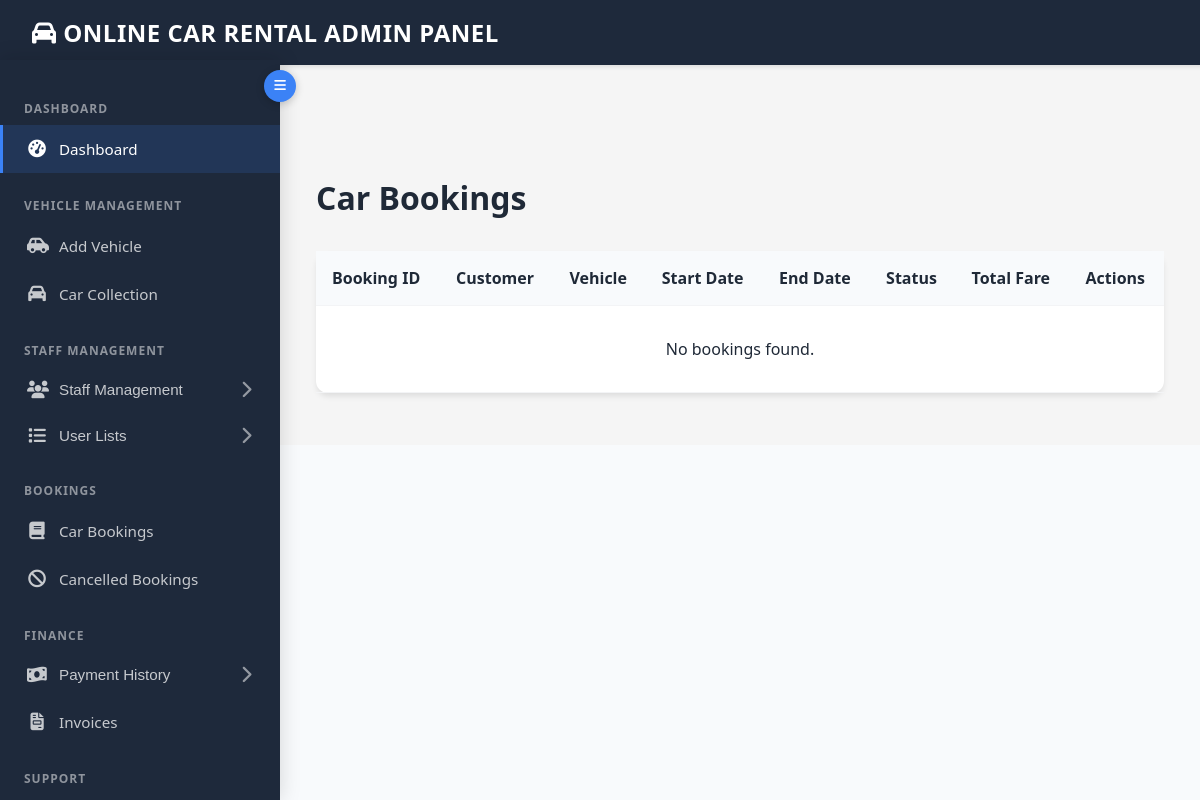
The app's page /admin/carbookings.php (signed in), older data.
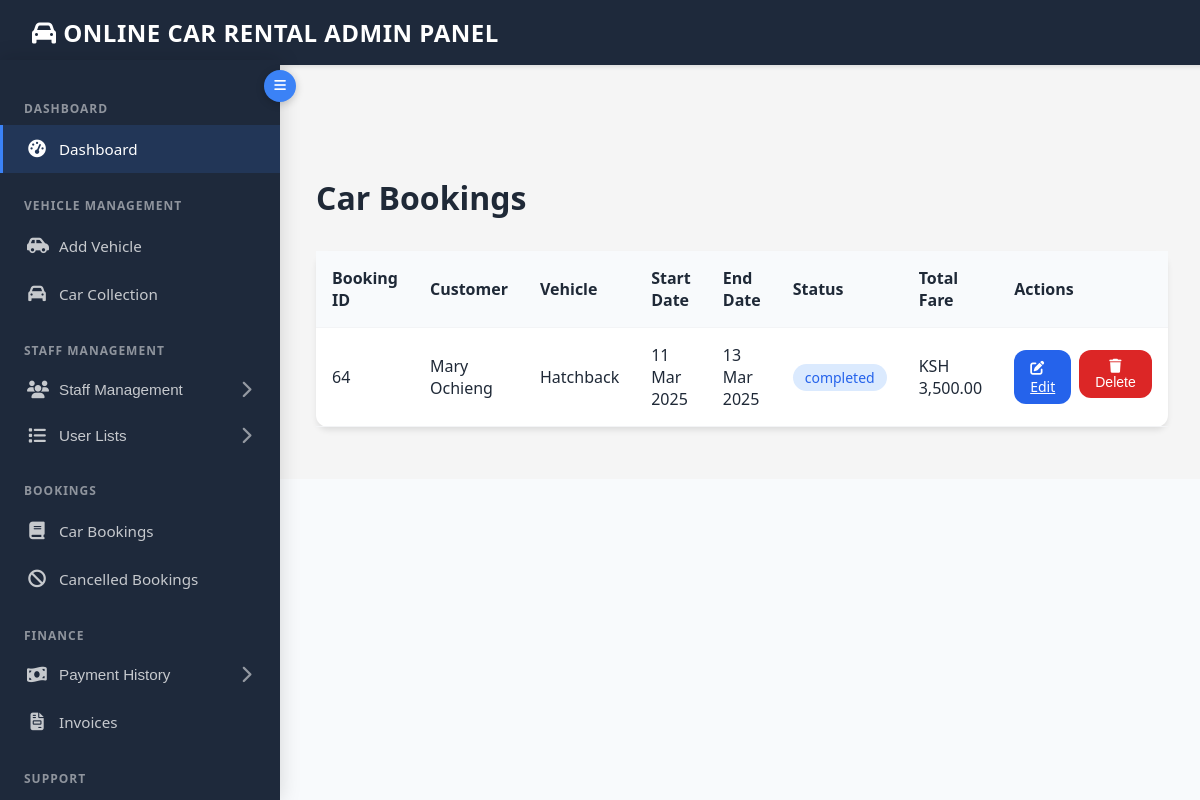
The same page, newer data.
### tables this page shows
CREATE TABLE `bookings` (
  `booking_id` int(11) NOT NULL,
  `vehicle_id` int(11) NOT NULL,
  `customer_id` int(11) NOT NULL,
  `start_date` date NOT NULL,
  `end_date` date NOT NULL,
  `pick_up_location` varchar(255) NOT NULL,
  `pick_up_time` time NOT NULL,
  `car_type` varchar(50) NOT NULL,
  `charge_type` varchar(50) NOT NULL,
  `driver_option` enum('yes','no') NOT NULL,
  `total_fare` decimal(10,2) NOT NULL,
  `advance_deposit` decimal(10,2) NOT NULL,
  `booking_status` enum('active','pending','completed') DEFAULT 'pending',
  `registration_no` varchar(50) NOT NULL,
  `model_name` varchar(100) NOT NULL,
  `created_at` timestamp NOT NULL DEFAULT current_timestamp(),
  `booking_date` date DEFAULT curdate(),
  `invoice_number` varchar(255) DEFAULT NULL,
  `additional_charges` decimal(10,2) DEFAULT 0.00,
  `kilometers` int(11) DEFAULT NULL,
  `due_payment` decimal(10,2) DEFAULT 0.00,
  `due_payment_status` enum('paid','pending','canceled') DEFAULT 'pending',
  `return_date` timestamp NULL DEFAULT NULL
);

CREATE TABLE `customers` (
  `id` int(11) NOT NULL,
  `full_name` varchar(100) NOT NULL,
  `email` varchar(100) NOT NULL,
  `status` enum('active','inactive','suspended','pending') NOT NULL DEFAULT 'active',
  `last_logout` datetime DEFAULT NULL,
  `password` varchar(255) NOT NULL,
  `mobile` varchar(12) NOT NULL,
  `gender` enum('male','female','other') NOT NULL,
  `dob` date NOT NULL,
  `occupation` varchar(100) NOT NULL,
  `residence` varchar(100) NOT NULL,
  `created_at` timestamp NOT NULL DEFAULT current_timestamp(),
  `profile_picture` varchar(255) DEFAULT 'default_profile.png',
  `remember_token` varchar(255) DEFAULT NULL,
  `last_login` datetime DEFAULT NULL,
  `reset_token` varchar(255) DEFAULT NULL,
  `token_expiration` datetime DEFAULT NULL
);

CREATE TABLE `vehicles` (
  `vehicle_id` int(11) NOT NULL,
  `registration_no` varchar(8) NOT NULL,
  `model_name` varchar(100) NOT NULL,
  `description` text NOT NULL,
  `availability_status` enum('Available','Unavailable') NOT NULL,
  `photo` varchar(255) DEFAULT NULL,
  `created_at` timestamp NOT NULL DEFAULT current_timestamp(),
  `price_per_day` decimal(10,2) NOT NULL,
  `ac_price_per_day` decimal(10,2) DEFAULT NULL,
  `non_ac_price_per_day` decimal(10,2) DEFAULT NULL,
  `km_price` decimal(10,2) DEFAULT NULL,
  `discount_percentage` decimal(5,2) DEFAULT 0.00,
  `status_reason` enum('Booked','Under Service') DEFAULT NULL,
  `original_price_per_day` decimal(10,2) DEFAULT NULL,
  `original_ac_price_per_day` decimal(10,2) DEFAULT NULL,
  `original_non_ac_price_per_day` decimal(10,2) DEFAULT NULL,
  `original_km_price` decimal(10,2) DEFAULT NULL
);

### admin/carbookings.php (the view, shortened to what this page needs)
<?php
require_once 'include/db_connection.php';
$query = "SELECT b.*, v.model_name, c.full_name as customer_name
          FROM bookings b
          JOIN vehicles v ON b.vehicle_id = v.vehicle_id
          JOIN customers c ON b.customer_id = c.id
          ORDER BY b.booking_date DESC";
$result = $conn->query($query);
?>
<!DOCTYPE html>
<html lang="en">
<head>
    <link href="https://cdnjs.cloudflare.com/ajax/libs/font-awesome/6.0.0/css/all.min.css" rel="stylesheet">
    <link href="assets/css/carbookings.css" rel="stylesheet">
</head>
<body>
     <nav class="navbar">
       <a href="dashboard.php" class="navbar-brand">
        <i class="fas fa-car"></i><b>
                Online Car Rental Admin Panel</b></a>
    </nav>
    <?php include('include/sidebar.php') ?><main class="main-content">
    <div class="container">
        <h1>Car Bookings</h1>
        <table class="bookings-table">
            <thead>
                <tr>
                    <th>Booking ID</th>
                    <th>Customer</th>
                    <th>Vehicle</th>
                    <th>Start Date</th>
                    <th>End Date</th>
                    <th>Status</th>
                    <th>Total Fare</th>
                    <th>Actions</th>
                </tr>
            </thead>
            <tbody>
                <?php while($row = $result->fetch_assoc()): ?>
                    <tr>
                        <td><?php echo $row['booking_id']; ?></td>
                        <td><?php echo htmlspecialchars($row['customer_name']); ?></td>
                        <td><?php echo htmlspecialchars($row['model_name']); ?></td>
                        <td><?php echo date('d M Y', strtotime($row['start_date'])); ?></td>
                        <td><?php echo date('d M Y', strtotime($row['end_date'])); ?></td>
                        <td>
                            <span class="status-badge status-<?php echo isset($row['booking_status']) ? strtolower($row['booking_status']) : 'unknown'; ?>">
                                <?php echo isset($row['booking_status']) ? $row['booking_status'] : 'Unknown'; ?>
                            </span>
                        </td>
                        <td>KSH <?php echo number_format($row['total_fare'], 2); ?></td>
                        <td>
                            <div class="action-buttons">
                                <a href="carbookingsedit.php?id=<?php echo $row['booking_id']; ?>"
                                   class="btn btn-edit">
                                    <i class="fas fa-edit"></i> Edit
                                </a>
                                <form action="" method="POST" style="display: inline;"
                                      onsubmit="return confirm('Are you sure you want to delete this booking?')">
                                    <button type="submit" name="delete_booking" class="btn btn-delete">
                                        <i class="fas fa-trash"></i> Delete
                                    </button>
                                </form>
                            </div>
                        </td>
                    </tr>
                <?php endwhile; ?>
                <?php if ($result->num_rows === 0): ?>
                    <tr>
                        <td colspan="8" style="text-align: center; padding: 2rem;">
                            No bookings found.
                        </td>
                    </tr>
                <?php endif; ?>
            </tbody>
        </table>
    </div>
</main>
</body>
</html>

### admin/include/sidebar.php (shortened to what this page needs)
<!DOCTYPE html>
<html lang="en">
<head>
    <link rel="stylesheet" href="https://cdnjs.cloudflare.com/ajax/libs/font-awesome/6.4.0/css/all.min.css">
</head>
<body>
    <nav class="sidebar" role="navigation" aria-label="Main navigation">
        <div class="sidebar-content">
            <h2 class="section-title">Dashboard</h2>
            <ul>
                <li><a href="dashboard.php" class="active" data-title="Dashboard"><i class="fas fa-tachometer-alt"></i><span class="item-text">Dashboard</span></a></li>
            </ul>
            <h2 class="section-title">Vehicle Management</h2>
            <ul>
                <li><a href="add_vehicles.php" data-title="Add Vehicle"><i class="fas fa-car-side"></i><span class="item-text">Add Vehicle</span></a></li>
                <li><a href="carcollection.php" data-title="Car Collection"><i class="fas fa-car"></i><span class="item-text">Car Collection</span></a></li>
            </ul>
            <h2 class="section-title">Staff Management</h2>
            <ul>
                <li>
                    <button class="dropdown-toggle" aria-expanded="false" aria-controls="staff-menu" data-title="Staff Management">
                        <i class="fas fa-users"></i><span class="item-text">Staff Management</span><i class="fas fa-chevron-right"></i>
                    </button>
                </li>
                <li>
                    <button class="dropdown-toggle" aria-expanded="false" aria-controls="list-menu" data-title="User Lists">
                        <i class="fas fa-list"></i><span class="item-text">User Lists</span><i class="fas fa-chevron-right"></i>
                    </button>
                </li>
            </ul>
            <h2 class="section-title">Bookings</h2>
            <ul>
                <li><a href="carbookings.php" data-title="Car Bookings"><i class="fas fa-book"></i><span class="item-text">Car Bookings</span></a></li>
                <li><a href="cancelledbookings.php" data-title="Cancelled Bookings"><i class="fas fa-ban"></i><span class="item-text">Cancelled Bookings</span></a></li>
            </ul>
            <h2 class="section-title">Finance</h2>
            <ul>
                <li>
                    <button class="dropdown-toggle" aria-expanded="false" aria-controls="payment-menu" data-title="Payment History">
                        <i class="fas fa-money-bill-wave"></i><span class="item-text">Payment History</span><i class="fas fa-chevron-right"></i>
                    </button>
                </li>
                <li><a href="invoices.php" data-title="Invoices"><i class="fas fa-file-invoice"></i><span class="item-text">Invoices</span></a></li>
            </ul>
            <h2 class="section-title">Support</h2>
            <ul>
                <li><a href="support_view.php" data-title="Support Tickets"><i class="fas fa-headset"></i><span class="item-text">Support Tickets</span></a></li>
            </ul>
        </div>
    </nav>
    <button class="toggle-btn" aria-label="Toggle Sidebar">
        <i class="fas fa-bars"></i>
    </button>
</body>
</html>

### admin/assets/css/carbookings.css (style rules this page uses)
:root { --primary-color: #2563eb; --secondary-color: #1e40af; --accent-color: #dbeafe; --text-color: #1f2937; --light-gray: #f3f4f6; --danger-color: #dc2626; --success-color: #059669; --border-radius: 12px; padding: 0; }
body { font-family: 'Inter', system-ui, -apple-system, sans-serif; margin: 0; padding: 0; background: #f8fafc; color: var(--text-color); }
.navbar { background: #1e293b; padding: 1rem 2rem; box-shadow: 0 2px 4px rgba(0,0,0,0.1); display: flex; justify-content: space-between; align-items: center; position: fixed; width: 100%; top: 0; z-index: 1000; }
.navbar-brand { color: white; font-size: 1.5rem; font-weight: 700; text-decoration: none; text-transform: uppercase; letter-spacing: 0.5px; }
.container { max-width: 1200px; margin: 6rem auto 2rem; padding: 0 1rem; }
.bookings-table { width: 100%; background: white; border-radius: var(--border-radius); box-shadow: 0 4px 6px -1px rgba(0, 0, 0, 0.1); border-collapse: collapse; margin-top: 2rem; }
.bookings-table th, .bookings-table td { padding: 1rem; text-align: left; border-bottom: 1px solid var(--light-gray); }
.bookings-table th { background: #f8fafc; font-weight: 600; color: var(--text-color); }
.status-badge { padding: 0.25rem 0.75rem; border-radius: 9999px; font-size: 0.875rem; font-weight: 500; }
.status-completed { background: #dbeafe; color: var(--primary-color); }
.action-buttons { display: flex; gap: 0.5rem; }
.btn { padding: 0.5rem 1rem; border-radius: var(--border-radius); border: none; cursor: pointer; font-size: 0.875rem; transition: all 0.3s ease; }
.btn-edit { background: var(--primary-color); color: white; }
.btn-delete { background: var(--danger-color); color: white; }

### admin/include/sidebar.php (style rules this page uses)
:root { --sidebar-width: 280px; --sidebar-collapsed-width: 70px; --sidebar-color: #1e293b; --sidebar-hover: rgba(255, 255, 255, 0.1); --sidebar-active: #3b82f6; --light-text: rgba(255, 255, 255, 0.75); --header-height: 60px; --transition-speed: 0.3s; }
body { margin: 0; font-family: 'Segoe UI', Tahoma, Geneva, Verdana, sans-serif; overflow-x: hidden; }
.sidebar { position: fixed; top: var(--header-height); left: 0; bottom: 0; width: var(--sidebar-width); background-color: var(--sidebar-color); color: white; overflow-y: auto; transition: all var(--transition-speed) ease; z-index: 1000; box-shadow: 0 0 20px rgba(0, 0, 0, 0.15); }
.sidebar-content { padding: 1rem 0; }
.sidebar ul { list-style: none; padding: 0; margin: 0; }
.section-title { font-size: 0.75rem; text-transform: uppercase; letter-spacing: 1px; color: rgba(255, 255, 255, 0.5); padding: 1.5rem 1.5rem 0.5rem; margin: 0; }
.sidebar a, .sidebar button { display: flex; align-items: center; gap: 0.75rem; padding: 0.875rem 1.5rem; color: var(--light-text); text-decoration: none; width: 100%; border: none; background: none; cursor: pointer; font-size: 0.95rem; text-align: left; transition: all 0.2s ease; position: relative; border-left: 3px solid transparent; }
.sidebar a.active { color: white; background-color: rgba(59, 130, 246, 0.15); border-left: 3px solid var(--sidebar-active); }
.sidebar i { width: 20px; text-align: center; font-size: 1.1rem; }
.item-text { transition: opacity var(--transition-speed) ease; white-space: nowrap; }
.fa-chevron-right { margin-left: auto; transition: transform 0.3s ease; opacity: 0.7; font-size: 0.8rem; }
.main-content { margin-left: var(--sidebar-width); flex-grow: 1; padding: 20px; margin-top: var(--header-height); transition: margin-left var(--transition-speed) ease; background-color: #f5f5f5; }
.toggle-btn { position: fixed; top: calc(var(--header-height) + 10px); left: var(--sidebar-width); transform: translateX(-50%); background-color: #3b82f6; color: white; border: none; width: 32px; height: 32px; border-radius: 50%; cursor: pointer; z-index: 1001; transition: left var(--transition-speed) ease; display: flex; align-items: center; justify-content: center; box-shadow: 0 2px 8px rgba(0, 0, 0, 0.2); }

Row changes from the older to the newer data that the page shows:
added bookings: booking_id "64", customer.full_name "Mary Ochieng", vehicle.model_name "Hatchback", start_date "11 Mar 2025", end_date "13 Mar 2025", booking_status "completed", total_fare "3,500.00"
Text that changed along with them:
text no longer shown: "No bookings found."
